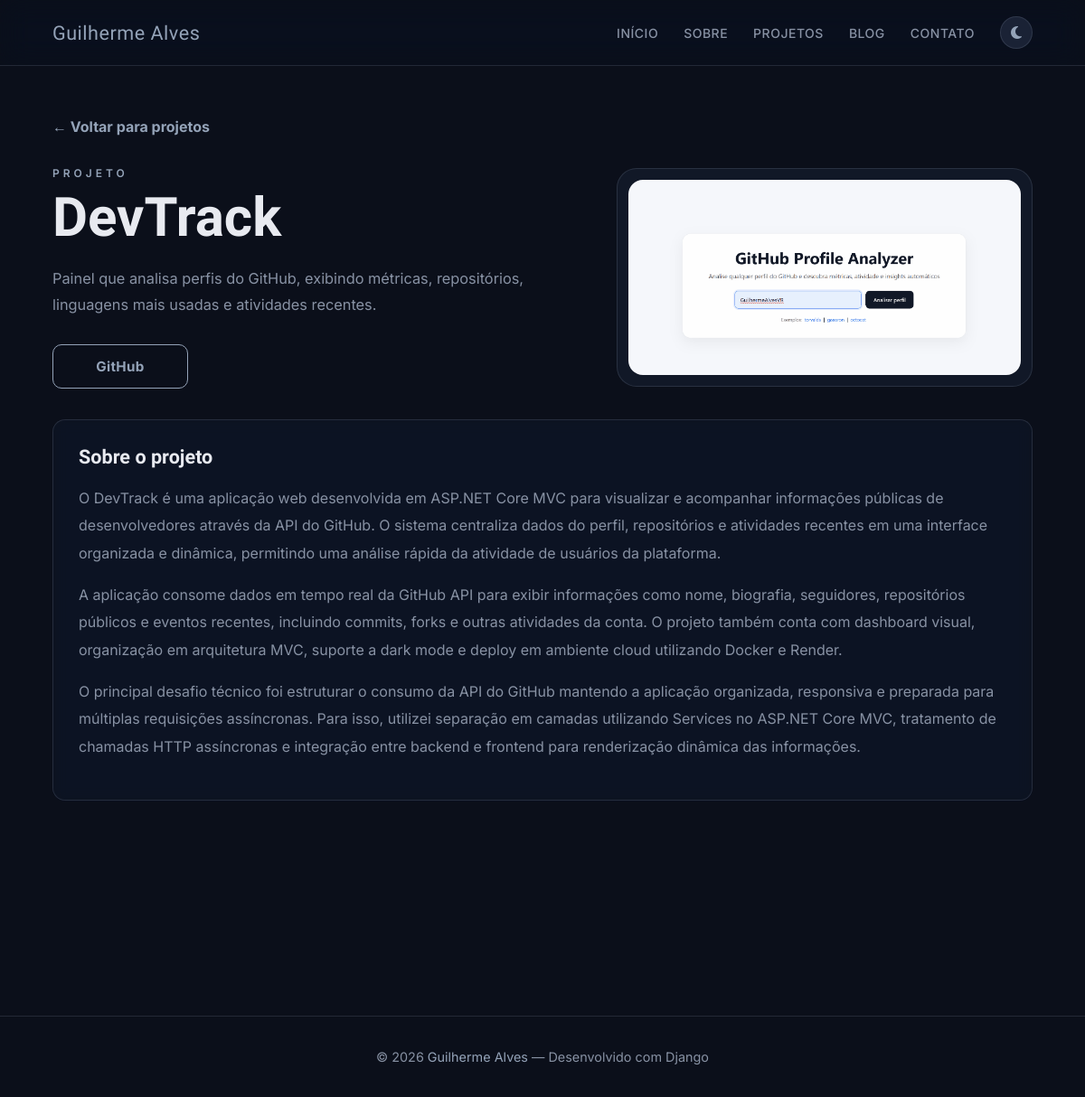
/projeto/devtrack/, run on the app's committed database.
### core/models.py (models this page shows, shortened)
class Project(models.Model):
    title = models.CharField(max_length=100)
    slug = models.SlugField(unique=True, blank=True)
    description = models.TextField()
    full_description = models.TextField(blank=True, null=True)
    image = models.ImageField(upload_to="projects/", blank=True, null=True)
    gif = models.FileField(upload_to="projects/gifs/", blank=True, null=True)
    github_link = models.URLField(blank=True)
    deploy_link = models.URLField(blank=True)
    technologies = models.ManyToManyField(Technology, blank=True)
    created_at = models.DateField(auto_now_add=True)
    order = models.PositiveIntegerField(default=0)
    class Meta:
        ordering = ["order", "-created_at"]

### core/views.py (the view)
# urls.py: path("projeto/<slug:slug>/", project_detail, name="project_detail"),
def project_detail(request, slug):
    project = get_object_or_404(Project, slug=slug)
    return render(request, "core/project_detail.html", {
        "project": project,
        "meta_description": project.description,
        "meta_image_url": request.build_absolute_uri(
            project.image.url if project.image else static("core/img/perfil.png")
        ),
    })

### core/templates/core/project_detail.html (shortened to what this page needs)
{% extends "core/base.html" %}
{% load static %}
{% block content %}
<main class="project-detail-page">
    <div class="container">
        <a href="{% url 'home' %}#projetos" class="detail-back-link">&larr; Voltar para projetos</a>
        <section class="project-detail-hero">
            <div>
                <p class="section-label">Projeto</p>
                <h1 class="project-detail-title">{{ project.title }}</h1>
                <p class="project-detail-description">{{ project.description }}</p>
                <div class="project-links detail-actions">
                    {% if project.github_link %}
                    <a href="{{ project.github_link }}" target="_blank" rel="noopener noreferrer" class="btn btn-outline">GitHub</a>
                    {% endif %}
                </div>
            </div>
            {% if project.gif %}
            <div class="project-detail-media">
                <img src="{{ project.gif.url }}" alt="Prévia do projeto {{ project.title }}" loading="lazy" data-lightbox="{{ project.gif.url }}" style="cursor:zoom-in">
            </div>
            {% elif project.image %}
            <div class="project-detail-media">
                <img src="{{ project.image.url }}" alt="Imagem do projeto {{ project.title }}" loading="lazy" data-lightbox="{{ project.image.url }}" style="cursor:zoom-in">
            </div>
            {% endif %}
        </section>
        {% if project.full_description %}
        <section class="project-detail-card reveal">
            <h2>Sobre o projeto</h2>
            <div class="modal-text">{{ project.full_description|linebreaks }}</div>
        </section>
        {% endif %}
    </div>
</main>
{% endblock %}

### core/templates/core/base.html (shortened to what this page needs)
{% load static %}
<!DOCTYPE html>
<html lang="pt-br" data-theme="dark">
<head>
    <link rel="stylesheet" href="{% static 'core/css/style.css' %}">
    <link rel="stylesheet" href="https://cdnjs.cloudflare.com/ajax/libs/font-awesome/6.5.0/css/all.min.css">
    <link rel="stylesheet" href="https://cdn.jsdelivr.net/gh/devicons/devicon@latest/devicon.min.css">
</head>
<body>
<header class="header">
    <div class="container nav">
        <a href="{% url 'home' %}" class="nav-logo">Guilherme Alves</a>
        <nav class="nav-links">
            <a href="{% url 'home' %}#inicio">Início</a>
            <a href="{% url 'home' %}#sobre">Sobre</a>
            <a href="{% url 'home' %}#projetos">Projetos</a>
            <a href="{% url 'blog_list' %}">Blog</a>
            <a href="{% url 'home' %}#contato">Contato</a>
            <button class="theme-toggle" id="themeToggle" aria-label="Alternar tema">
                <i class="fa-solid fa-moon"></i>
            </button>
        </nav>
    </div>
</header>
<main>
{% block content %}{% endblock %}
</main>
<footer class="footer">
    <div class="container">
        <p>&copy; 2026 <span>Guilherme Alves</span> &mdash; Desenvolvido com Django</p>
    </div>
</footer>
</body>
</html>

### core/static/core/css/style.css (style rules this page uses)
:root { --bg: #0b0f1a; --bg2: #111827; --bg3: #1a2235; --gold: #94a3b8; --gold-light: #cbd5e1; --text: #e8eaf0; --muted: #8892a4; --border: rgba(148,163,184,.18); --radius: 14px; --error: #ef4444; --success: #22c55e; --primary: #6366f1; --primary-light: #818cf8; }
*, *::before, *::after { margin:0; padding:0; box-sizing:border-box; }
html { scroll-behavior: smooth; }
body { font-family: 'Inter', sans-serif; background: var(--bg); color: var(--text); overflow-x: hidden; transition: background .3s, color .3s; }
a { text-decoration: none; color: inherit; }
.container { max-width: 1140px; margin: auto; padding: 0 28px; }
.header { position: fixed; top: 0; left: 0; right: 0; z-index: 100; background: rgba(11,15,26,.6); backdrop-filter: blur(16px) saturate(180%); -webkit-backdrop-filter: blur(16px) saturate(180%); border-bottom: 1px solid var(--border); transition: background .3s, border-color .3s; }
.nav { display: flex; justify-content: space-between; align-items: center; height: 72px; }
.nav-logo { font-family: 'Sora', sans-serif; font-size: 1.35rem; color: var(--gold); letter-spacing: .5px; }
.nav-links { display: flex; gap: 28px; align-items: center; }
.nav-links a { font-size: .875rem; font-weight: 500; letter-spacing: .5px; text-transform: uppercase; color: var(--muted); transition: color .25s; position: relative; }
.nav-links a::after { content: ''; position: absolute; bottom: -4px; left: 0; width: 0; height: 2px; background: var(--gold); transition: width .3s; }
.theme-toggle { background: var(--bg3); border: 1px solid var(--border); color: var(--gold); width: 36px; height: 36px; border-radius: 50%; cursor: pointer; display: flex; align-items: center; justify-content: center; transition: .25s; font-size: 1rem; flex-shrink: 0; }
.section-label { font-size: .75rem; font-weight: 600; letter-spacing: 4px; text-transform: uppercase; color: var(--gold); margin-bottom: 10px; }
.project-links { display: flex; gap: 10px; flex-wrap: wrap; }
.btn { display: inline-flex; align-items: center; justify-content: center; min-width: 150px; gap: 6px; padding: 14px 28px; border-radius: 10px; font-weight: 700; font-size: .95rem; letter-spacing: .3px; text-decoration: none; transition: all .25s ease; cursor: pointer; }
.btn-outline { background: transparent; color: var(--gold); border: 1px solid var(--gold); }
.footer { border-top: 1px solid var(--border); padding: 36px 0; text-align: center; }
.footer p { color: var(--muted); font-size: .9rem; }
.footer span { color: var(--gold); }
.modal-text { color: var(--muted); font-size: 1rem; line-height: 1.9; }
.modal-text p { margin-bottom: 16px; }
.project-detail-page { padding: 130px 0 90px; }
.detail-back-link { display: inline-block; color: var(--gold); font-weight: 700; margin-bottom: 34px; }
.project-detail-hero { display: grid; grid-template-columns: minmax(0, 1fr) minmax(320px, 460px); gap: 54px; align-items: center; margin-bottom: 34px; }
.project-detail-title { font-family: 'Sora', sans-serif; font-size: clamp(2.4rem, 5vw, 4.5rem); line-height: 1.05; margin-bottom: 22px; }
.project-detail-description { max-width: 640px; color: var(--muted); font-size: 1.02rem; line-height: 1.8; }
.detail-actions { margin-top: 28px; }
.project-detail-media { background: var(--bg2); border: 1px solid var(--border); border-radius: 22px; padding: 12px; overflow: hidden; }
.project-detail-media img { width: 100%; max-height: 360px; object-fit: contain; display: block; border-radius: 16px; background: #050816; }
.project-detail-card { background: rgba(17,24,39,.5); backdrop-filter: blur(8px) saturate(160%); -webkit-backdrop-filter: blur(8px) saturate(160%); border: 1px solid var(--border); border-radius: var(--radius); padding: 28px; margin-top: 22px; }
.project-detail-card h2 { font-family: 'Sora', sans-serif; font-size: 1.35rem; margin-bottom: 18px; }
.reveal { opacity: 0; transform: translateY(30px); transition: opacity .6s ease, transform .6s ease; }
.reveal.revealed { opacity: 1; transform: translateY(0); }

### data on the page
Project: title "DevTrack", description "Painel que analisa perfis do GitHub, exibindo métricas, repositórios, linguagens mais usadas e atividades recentes.", gif (picture), full_description "O DevTrack é uma aplicação web desenvolvida em ASP.NET Core MVC para visualizar e acompanhar informações públicas de desenvolvedores através da API do GitHub. O sistema centraliza dados do perfil, repositórios e atividades recentes em uma interface organizada e dinâmica, permitindo uma análise rápida da atividade de usuários da plataforma. A aplicação consome dados em tempo real da GitHub API para exibir informações como nome, biografia, seguidores, repositórios públicos e eventos recentes, incluindo commits, forks e outras atividades da conta. O projeto também conta com dashboard visual, organização em arquitetura MVC, suporte a dark mode e deploy em ambiente cloud utilizando Docker e…"
